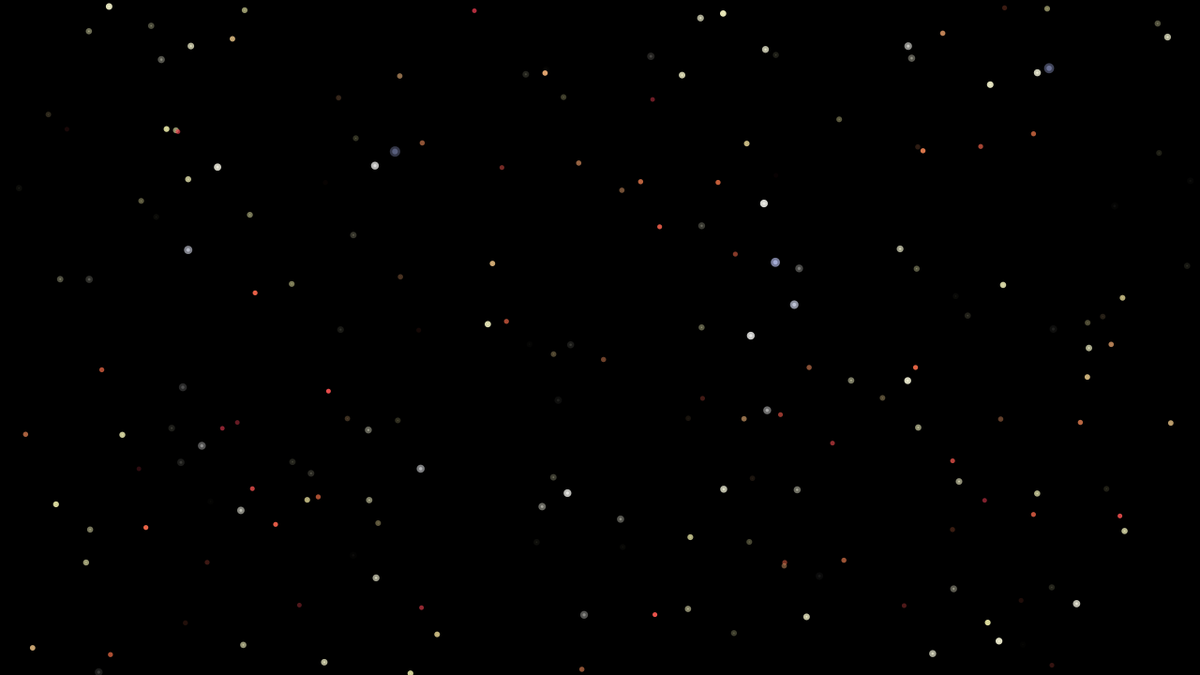
Frame 1 (no input)
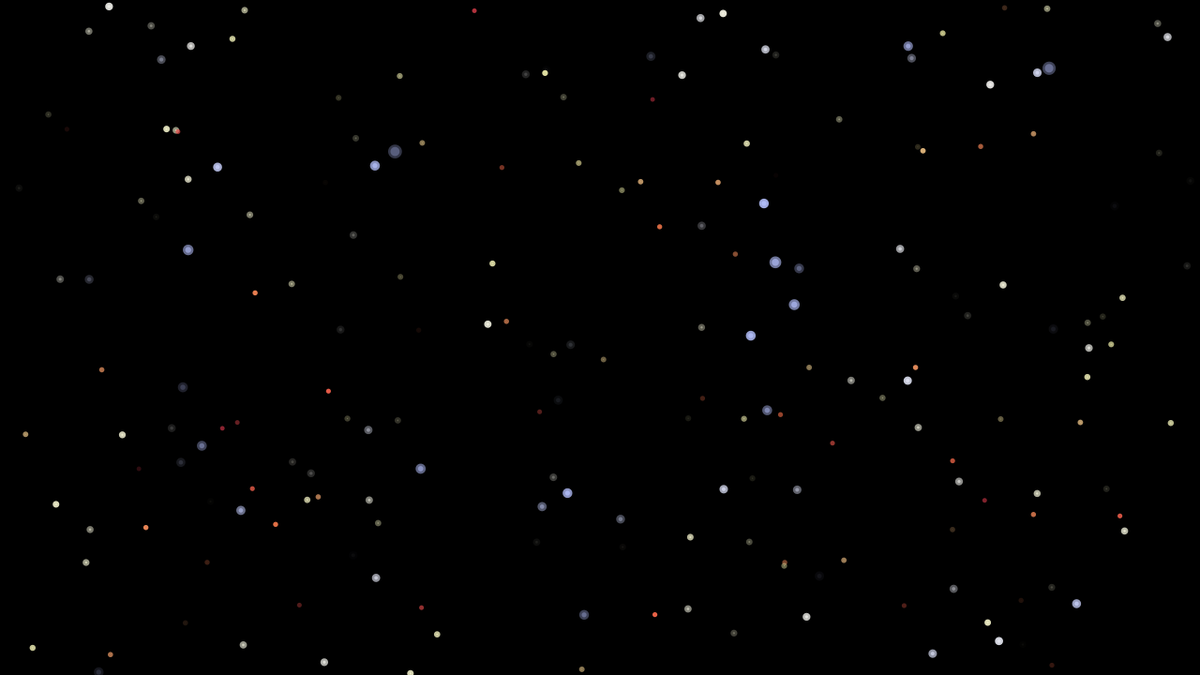
Frame 60 (the mouse pressed at the canvas centre just before this capture)
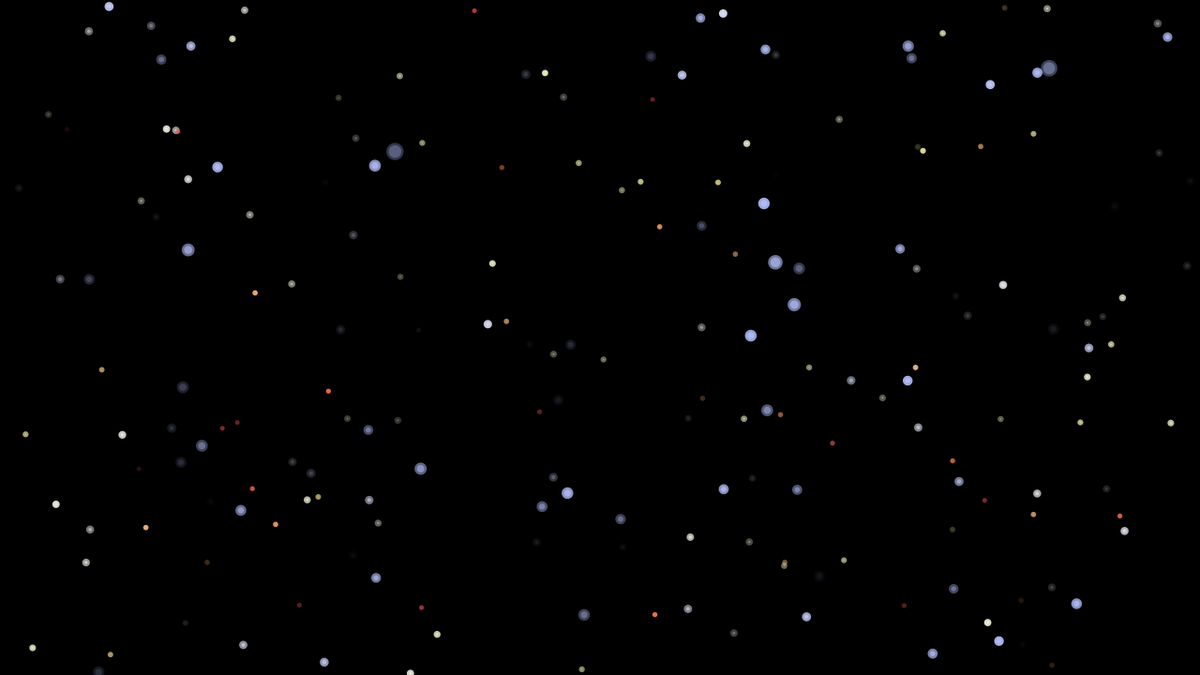
Frame 120 (the mouse held since frame 60 and released just before this capture)

The Processing sketch that drew these frames (run headless with seeded random() and noise(); from frame 60 on, the mouse is pressed at the canvas centre):

// Processing sketch: pt2_ExplodingStars
// ── pt2_ExplodingStars.pde
/****
A very generalised simulation of stellar evolution.
(Because I took the Astrophysics unit in IB Physics and it was amazing!)
****/

ArrayList<Star> stars = new ArrayList<Star>();

int starting_pop = 200;
float explode_diam = 20.0;
float prob_new_star = 0.0001;

void setup() {
  size(1280, 720);
  noStroke();
  // Add starting_pop number of stars
  for (int i = 0; i < starting_pop; i++) {
    stars.add(new Star());
  }
}

void draw() {
  background(0);
  for (int i = 0; i < stars.size(); i++) {
    // Evolve and show stars
    stars.get(i).evolve();
    stars.get(i).display();
    // If star larger than explode_diam, remove it
    if (stars.get(i).getDiam() > explode_diam && !stars.get(i).isExploding()) {
      stars.get(i).explode();
    }
    // Remove exploded stars from ArrayList
    if (stars.get(i).isExploded()) {
      stars.remove(i);
    }
    // Occasionally add a new star
    if (random(1) < prob_new_star) {
      stars.add(new Star());
    }
  }
}

// ── Particle.pde
class Particle {
  boolean gravity_on = false;
  static final float grav = 0.1;
  
  static final float vel_lower = 0.0;
  static final float vel_upper = 5.0;
  
  PVector pos;
  PVector vel;
  float size;
  
  PVector[] trail = new PVector[10];
  
  color c;
  float alpha;
  float fade_rate = 2.0;
  
  Particle(float x, float y, float star_size, color c, float alpha) {
    pos = new PVector(x, y);
    vel = new PVector(random(vel_lower, vel_upper), random(vel_lower, vel_upper));
    // Determine direction of velocity
    if (random(1) < 0.5) vel.x *= -1;
    if (random(1) < 0.5) vel.y *= -1;
    size = random(vel_lower, vel_upper);
    for (int i = 0; i < trail.length; i++) {
      trail[i] = new PVector(0, 0);
    }
    // Set fade_rate according to star_size
    fade_rate = star_size/10;
    this.c = c;
    this.alpha = alpha;
  }
  
  void update() {
    for (int i = trail.length - 1; i > 0; i--) {
      trail[i] = new PVector(trail[i - 1].x, trail[i - 1].y);
    }
    pos.add(vel);
    if (gravity_on) vel.add(0, grav);
    trail[0] = new PVector(pos.x, pos.y);
    // Fade particle
    if (alpha > 0) {
      alpha -= size*fade_rate;
    } else {
      alpha = 0;
    }
  }
  
  void display() {
    // Draw head
    ellipse(pos.x, pos.y, size, size);
    // Draw trail
    for (int i = 0; i < trail.length; i++) {
      float fraction = i/float(trail.length);
      fill(c, alpha - fraction * alpha);
      ellipse(trail[i].x, trail[i].y, size, size);
    }
  }
  
  float getAlpha() {
    return alpha;
  }
}

// ── Star.pde
public class Star {
  static final float dist_lower = 4.24;
  static final float dist_upper = 26.0;
  static final float alpha_lower = 2.0;
  static final float alpha_upper = 255.0;
  static final float mass_lower = 15.0;
  static final float mass_upper = 135.0;
  static final float diam_lower = 1.0;
  static final float diam_upper = 10.0;
  static final float surf_temp_lower = 3500;
  static final float surf_temp_upper = 35000;
  color[] colors = {#F13D53, #ED7045, #E7E6A1, #F2F1CE, #ECECEC, #B1BCF7, #B1BCF7};

  float x, y;
  float dist; // in light years
  float alpha;
  float mass; // in solar masses
  float diam;
  float surf_temp;

  float evolve_rate;

  float color_float;
  color color_fill;

  boolean exploding = false;
  boolean is_exploded = false;
  ArrayList<Particle> particles = new ArrayList<Particle>();

  Star() {
    x = random(width);
    y = random(height);
    dist = random(dist_lower, dist_upper);
    // Set alpha depending on distance
    alpha = map(dist, dist_lower, dist_upper, alpha_upper, alpha_lower);
    // Set mass to random number in normal distribution
    mass = abs(randomGaussian() * 20 + 20);
    // Set evolve_rate according to mass
    evolve_rate = 0.01 * mass;
  }

  public void evolve() {
    // Increase mass according to evolve_rate
    mass += evolve_rate;
    // Set diam according to mass
    diam = map(mass, mass_lower, mass_upper, diam_lower, diam_upper);

    // Set surf_temp according to mass
    // https://astronomy.stackexchange.com/questions/13104/how-to-calculate-the-temperature-of-a-star
    surf_temp = 3000 * pow(mass, 0.54);
    // Upper and lower limits of surf_temp
    if (surf_temp > surf_temp_upper) {
      surf_temp = surf_temp_upper;
    } else if (surf_temp < surf_temp_lower) {
      surf_temp = surf_temp_lower;
    }

    // Set color depending on surf_temp
    color_float = map(surf_temp, surf_temp_lower, surf_temp_upper, 0, colors.length - 1);
    color_fill = lerpColor(colors[floor(color_float)], colors[ceil(color_float)], 
      color_float - floor(color_float));

    if (exploding) {
      for (int i = 0; i < particles.size(); i++) {
        particles.get(i).update();
        particles.get(i).display();
        if (particles.get(i).getAlpha() == 0) {
          particles.remove(i);
        }
      }
    }
  }

  public void display() {
    if (!exploding) {
      // Add glow behind star, if close enough
      if (alpha >= 5) {
        fill(color_fill, alpha - 5);
        ellipse(x, y, diam + 5, diam + 5);
      }
      fill(color_fill, alpha);
      ellipse(x, y, diam, diam);
    }
  }

  public void explode() {
    exploding = true;
    for (int i = 0; i < int(random(50, 100)); i++) {
      particles.add(new Particle(x, y, diam, color_fill, alpha));
    }
  }

  public float getDiam() {
    return diam;
  }
  
  public boolean isExploding() {
    return exploding;
  }

  public boolean isExploded() {
    if (exploding) {
      for (int i = 0; i < particles.size(); i++) {
        if (particles.get(i).getAlpha() == 0) {
          particles.remove(i);
        }
      }
      if (particles.size() == 0) {
        return true;
      }
    }
    return false;
  }
}
